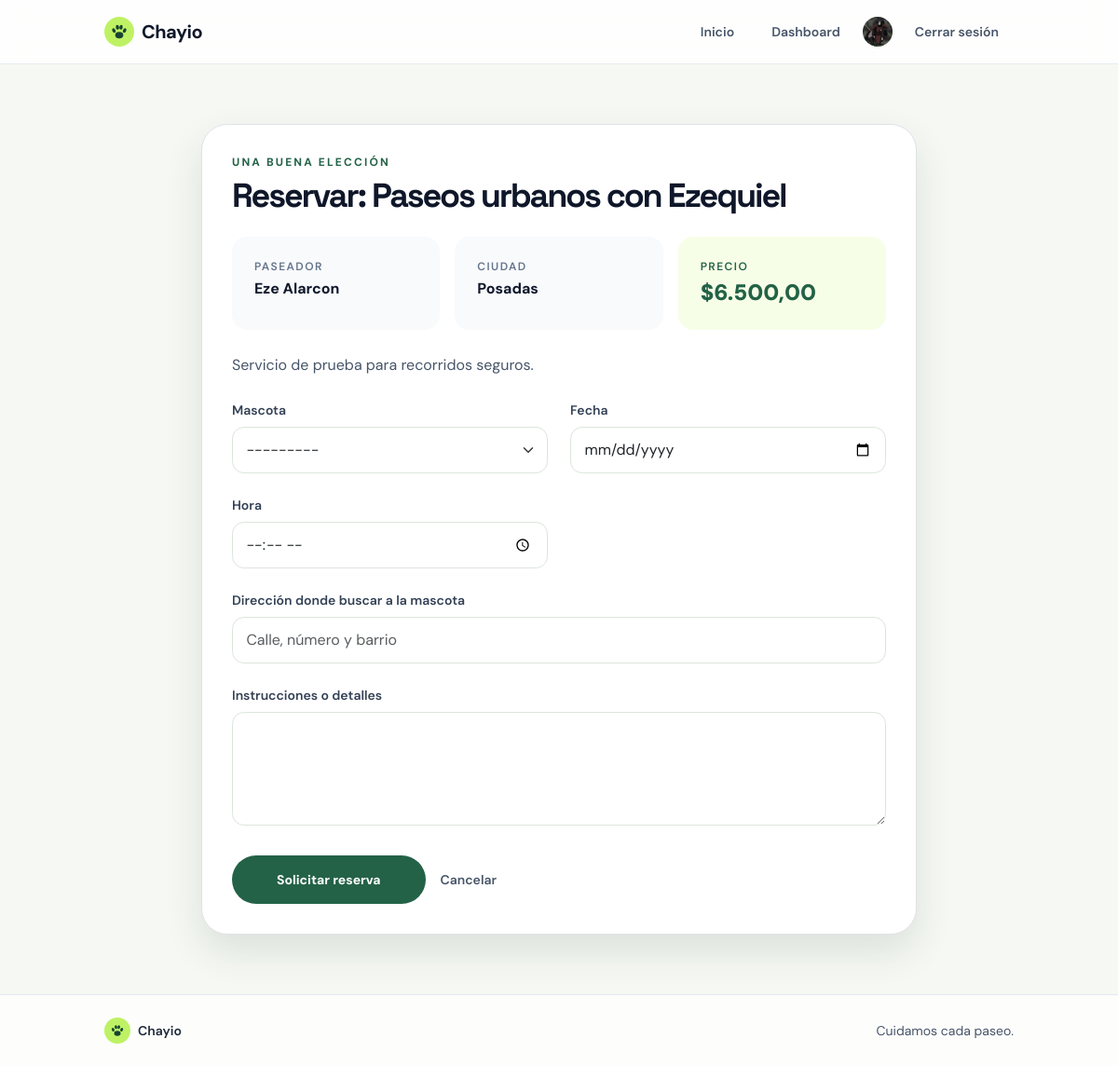
The app's page /reservar/2/ (signed in), older data.
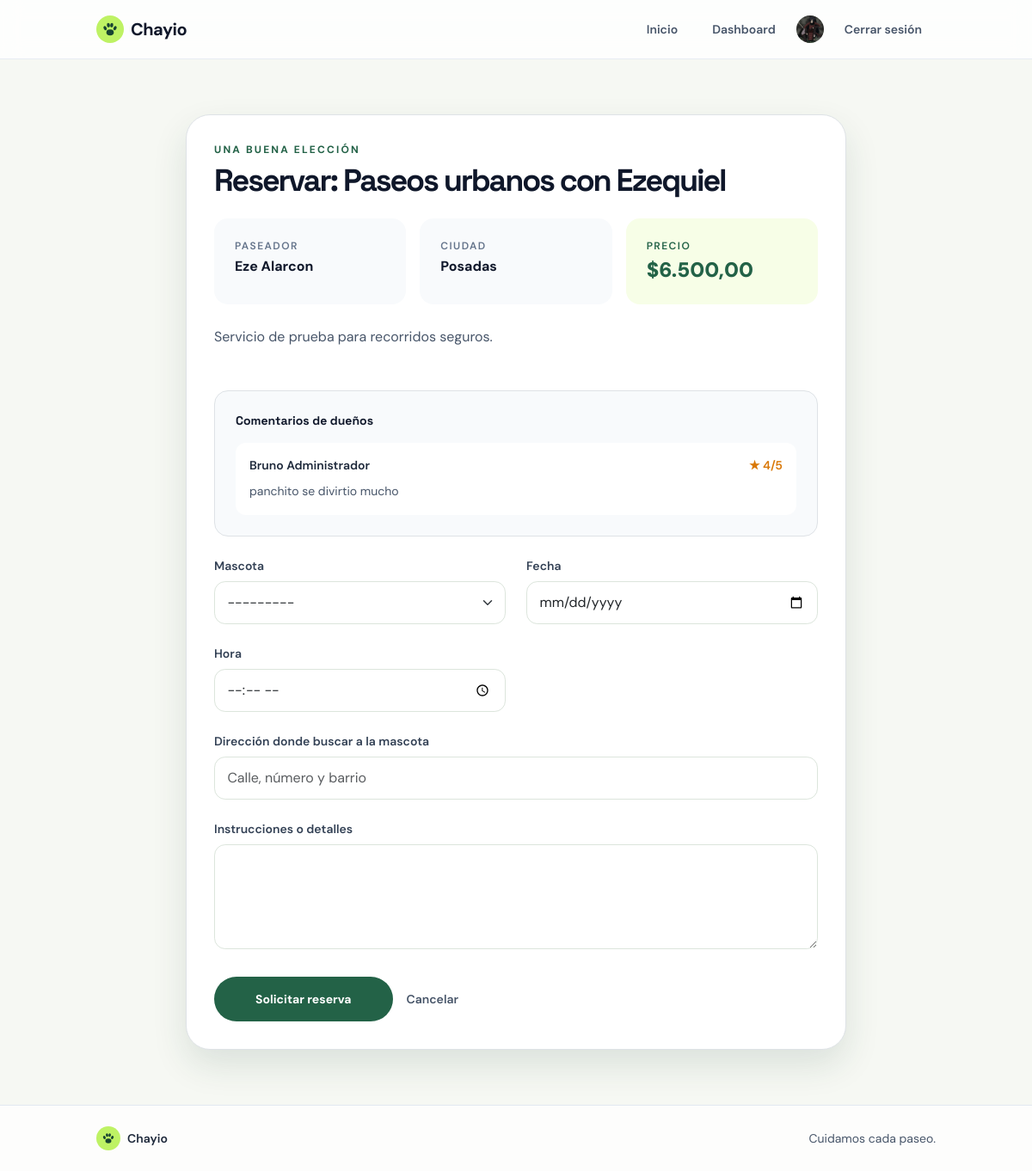
The same page, newer data.
### pet_services/models.py (models this page shows, shortened)
class Booking(models.Model):
    STATUS_CHOICES = [
        ('pending', 'Pendiente'),
        ('confirmed', 'Confirmada'),
        ('canceled', 'Cancelada'),
        ('completed', 'Completado'),
    ]
    owner = models.ForeignKey(settings.AUTH_USER_MODEL, on_delete=models.CASCADE, related_name='bookings_as_owner')
    service = models.ForeignKey('ServiceOffer', on_delete=models.CASCADE, related_name='bookings')
    pet = models.ForeignKey('Pet', on_delete=models.PROTECT, related_name='bookings')
    date = models.DateField()
    time = models.TimeField()
    pickup_address = models.CharField(max_length=255, blank=True, default='')
    notes = models.TextField(blank=True)
    status = models.CharField(max_length=20, choices=STATUS_CHOICES, default='pending')
    owner_confirmed = models.BooleanField(default=False)
    walker_confirmed = models.BooleanField(default=False)
    created_at = models.DateTimeField(default=timezone.now)
    class Meta:
        constraints = [
            models.CheckConstraint(
                condition=Q(status__in=['pending', 'confirmed', 'canceled', 'completed']),
                name='booking_status_valid',
            ),
            models.CheckConstraint(
                condition=Q(time__gte=WALKING_START_TIME, time__lte=WALKING_END_TIME),
                name='booking_time_within_walking_hours',
            ),
        ]

class WalkerRating(models.Model):
    booking = models.OneToOneField(Booking, on_delete=models.CASCADE, related_name='rating')
    score = models.PositiveSmallIntegerField(validators=[MinValueValidator(1), MaxValueValidator(5)])
    comment = models.TextField(blank=True)
    created_at = models.DateTimeField(default=timezone.now)
    class Meta:
        ordering = ['-created_at']
        constraints = [
            models.CheckConstraint(condition=Q(score__gte=1, score__lte=5), name='rating_score_between_1_5'),
        ]

### pet_services/views.py (the view, shortened to what this page needs)
# urls.py: path('reservar/<int:offer_id>/', views.book_service, name='book_service'),
@login_required
def book_service(request, offer_id):
    completed_bookings = Booking.objects.filter(
        status='completed',
        rating__isnull=False,
    ).select_related('owner').prefetch_related('rating')
    offer = ServiceOffer.objects.select_related('walker').prefetch_related(Prefetch(
        'bookings',
        queryset=completed_bookings,
        to_attr='completed_bookings',
    )).get(id=offer_id)
    form = BookingForm(request.POST or None, owner=request.user)
    return render(request, 'pet_services/book_service.html', {'offer': offer, 'form': form})

### pet_services/models.py (called while the page is built)
    def __str__(self):
        return self.name

### pet_services/templatetags/currency.py (called while the page is built)
@register.filter
def currency(value):
    formatted = format(value, ',.2f')
    return formatted.replace(',', '\0').replace('.', ',').replace('\0', '.')

### templates/pet_services/book_service.html (shortened to what this page needs)
{% extends 'base.html' %}
{% load currency %}
{% block content %}
<div class="container mx-auto px-4 py-16">
    <section class="mx-auto max-w-3xl rounded-[28px] border border-slate-200 bg-white p-6 shadow-soft md:p-8">
        <div class="mb-2 text-xs font-bold uppercase tracking-[0.18em] text-brand-500">Una buena elección</div>
        <h1 class="text-4xl font-black tracking-[-0.06em] text-slate-900">Reservar: {{ offer.title }}</h1>
        <div class="my-6 grid gap-3 sm:grid-cols-3">
            <div class="rounded-2xl bg-slate-50 p-4">
                <small class="block text-xs font-semibold uppercase tracking-[0.12em] text-slate-500">Paseador</small>
                <strong class="mt-1 block text-slate-900">{{ offer.walker.get_full_name|default:offer.walker.username }}</strong>
            </div>
            <div class="rounded-2xl bg-slate-50 p-4">
                <small class="block text-xs font-semibold uppercase tracking-[0.12em] text-slate-500">Ciudad</small>
                <strong class="mt-1 block text-slate-900">{{ offer.city }}</strong>
            </div>
            <div class="rounded-2xl bg-lime-50 p-4">
                <small class="block text-xs font-semibold uppercase tracking-[0.12em] text-brand-500">Precio</small>
                <strong class="mt-1 block text-2xl font-black text-brand-500">${{ offer.price|currency }}</strong>
            </div>
        </div>
        <p class="whitespace-pre-line break-words leading-7 text-slate-600">{{ offer.description }}</p>
        {% include 'pet_services/_service_reviews.html' with bookings=offer.completed_bookings %}
        <form method="post" class="mt-6 grid gap-4 md:grid-cols-2">
            <div>
                <label class="mb-2 block text-sm font-semibold text-slate-700" for="{{ form.pet.id_for_label }}">Mascota</label>
                {{ form.pet }}
            </div>
            <div>
                <label class="mb-2 block text-sm font-semibold text-slate-700" for="{{ form.date.id_for_label }}">Fecha</label>
                {{ form.date }}
            </div>
            <div>
                <label class="mb-2 block text-sm font-semibold text-slate-700" for="{{ form.time.id_for_label }}">Hora</label>
                {{ form.time }}
            </div>
            <div class="md:col-span-2">
                <label class="mb-2 block text-sm font-semibold text-slate-700" for="{{ form.pickup_address.id_for_label }}">Dirección donde buscar a la mascota</label>
                {{ form.pickup_address }}
            </div>
            <div class="md:col-span-2">
                <label class="mb-2 block text-sm font-semibold text-slate-700" for="{{ form.notes.id_for_label }}">Instrucciones o detalles</label>
                {{ form.notes }}
            </div>
            <div class="md:col-span-2 mt-2 flex flex-wrap items-center gap-3">
                <button class="rounded-full bg-brand-500 px-5 py-3 text-sm font-bold text-white transition hover:bg-brand-700" type="submit" {% if not form.pet.field.queryset %}disabled{% endif %}>Solicitar reserva</button>
                <a class="text-sm font-semibold text-slate-600" href="{% url 'home' %}">Cancelar</a>
            </div>
        </form>
    </section>
</div>
{% endblock %}

### templates/pet_services/_service_reviews.html
{% if bookings %}
    <section class="mt-5 rounded-2xl border border-slate-200 bg-slate-50 p-4">
        <h2 class="mb-3 text-sm font-bold text-slate-900">Comentarios de dueños</h2>
        <ul class="space-y-3">
            {% for booking in bookings %}
                <li class="rounded-xl bg-white p-3">
                    <div class="flex flex-wrap items-center justify-between gap-2 text-sm">
                        <span class="font-semibold text-slate-800">{{ booking.owner.get_full_name|default:booking.owner.username }}</span>
                        <span class="font-semibold text-amber-600">★ {{ booking.rating.score }}/5</span>
                    </div>
                    {% if booking.rating.comment %}
                        <p class="mb-0 mt-2 whitespace-pre-line break-words text-sm leading-6 text-slate-600">{{ booking.rating.comment }}</p>
                    {% else %}
                        <p class="mb-0 mt-2 text-sm italic text-slate-500">Sin comentario escrito.</p>
                    {% endif %}
                </li>
            {% endfor %}
        </ul>
    </section>
{% endif %}

Row changes from the older to the newer data that the page shows:
added Booking: owner.get_full_name "Bruno Administrador", rating.score "4", rating.comment "panchito se divirtio mucho"
Text that changed along with them:
text now shown: "Comentarios de dueños"
